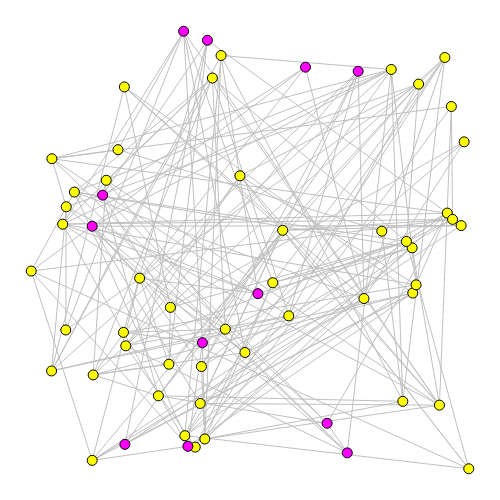

The notebook cell saved with this chart:
### Code cell
sn.reset_edge_colors(g)
sn.show_graph(g)

### Figure 1 — Plotly figure (JSON) as saved in the notebook; plotly's stock layout.template omitted (floating-point values rounded to 4 significant figures; data arrays with more than 128 entries replaced by an {"elided": "..."} marker saying what was removed)
{"data": [{"hoverinfo": "none", "line": {"color": "rgb(192, 192, 192)", "width": 1}, "mode": "lines", "x": {"elided": "561 float values"}, "y": {"elided": "561 float values"}}, {"hoverinfo": "none", "marker": {"color": "rgb(255, 255, 0)", "line": {"color": "rgb(0, 0, 0)", "width": 1}, "size": 10}, "mode": "markers+text", "text": [], "textfont": {"color": "rgb(0, 0, 0)"}, "textposition": "top center", "x": [0.09443, 0.8695, 0.8218, 0.1204, 0.3649, 0.06978, 0.8475, 0.3988, 0.8825, 0.4544, 0.229, 0.9405, 0.5814, 0.3329, 0.4869, 0.1023, 0.2341, 0.9765, 0.231, 0.9285, 0.9459, 0.4451, 0.3296, 0.8009, 0.9832, 0.8681, 0.5948, 0.9934, 0.1598, 0.4016, 0.8768, 0.1619, 0.8554, 0.5596, 0.4259, 0.1013, 0.7614, 0.2169, 0.2648, 0.07051, 0.02483, 0.9549, 0.1909, 0.4091, 0.9576, 0.3879, 0.3063, 0.4979], "y": [0.5649, 0.4101, 0.9125, 0.637, 0.08975, 0.2351, 0.1669, 0.1621, 0.8796, 0.329, 0.3218, 0.9394, 0.5511, 0.378, 0.6735, 0.604, 0.2915, 0.5617, 0.8733, 0.1583, 0.5898, 0.9438, 0.2502, 0.5491, 0.7498, 0.5117, 0.359, 0.01541, 0.03425, 0.2451, 0.4286, 0.2262, 0.526, 0.4333, 0.8933, 0.3271, 0.3978, 0.7323, 0.4436, 0.7119, 0.4596, 0.8292, 0.6635, 0.08227, 0.5757, 0.06402, 0.1793, 0.2766]}, {"hoverinfo": "none", "marker": {"color": "rgb(255, 0, 255)", "line": {"color": "rgb(0, 0, 0)", "width": 1}, "size": 10}, "mode": "markers+text", "text": [], "textfont": {"color": "rgb(0, 0, 0)"}, "textposition": "top center", "x": [0.1598, 0.4148, 0.5266, 0.6799, 0.4038, 0.3621, 0.2323, 0.7245, 0.3716, 0.7486, 0.632, 0.1829], "y": [0.5603, 0.978, 0.4088, 0.1175, 0.2985, 0.9983, 0.07024, 0.05105, 0.06584, 0.9084, 0.9176, 0.6301]}], "layout": {"height": 500, "margin": {"b": 0, "l": 0, "r": 0, "t": 0}, "showlegend": false, "width": 500, "xaxis": {"showgrid": false, "showticklabels": false, "zeroline": false}, "yaxis": {"showgrid": false, "showticklabels": false, "zeroline": false}}}
